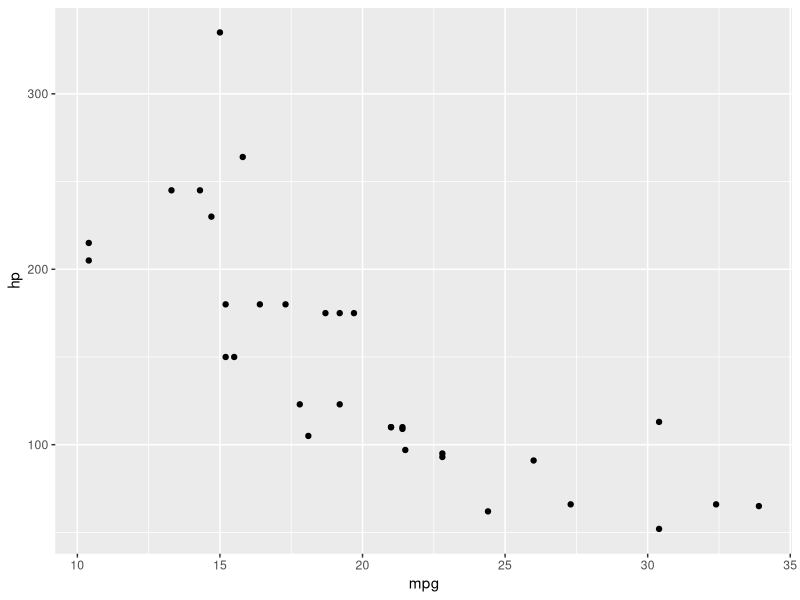
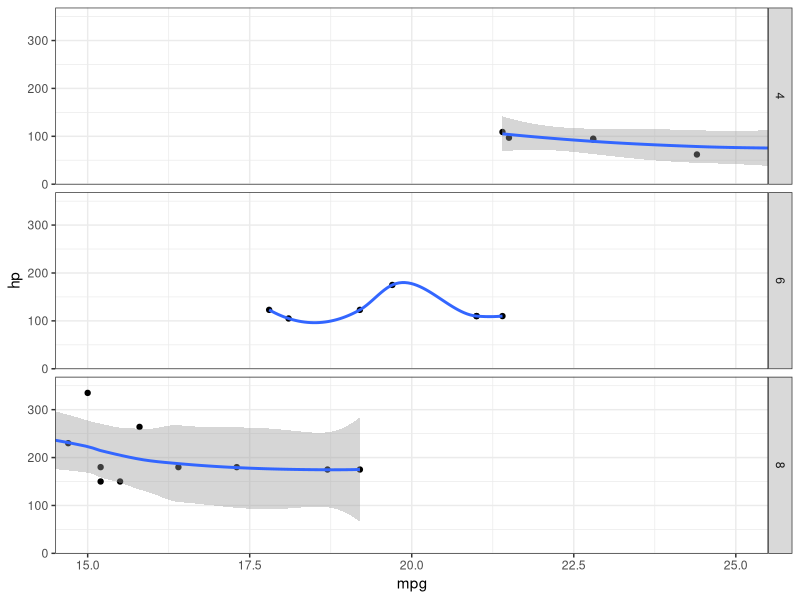
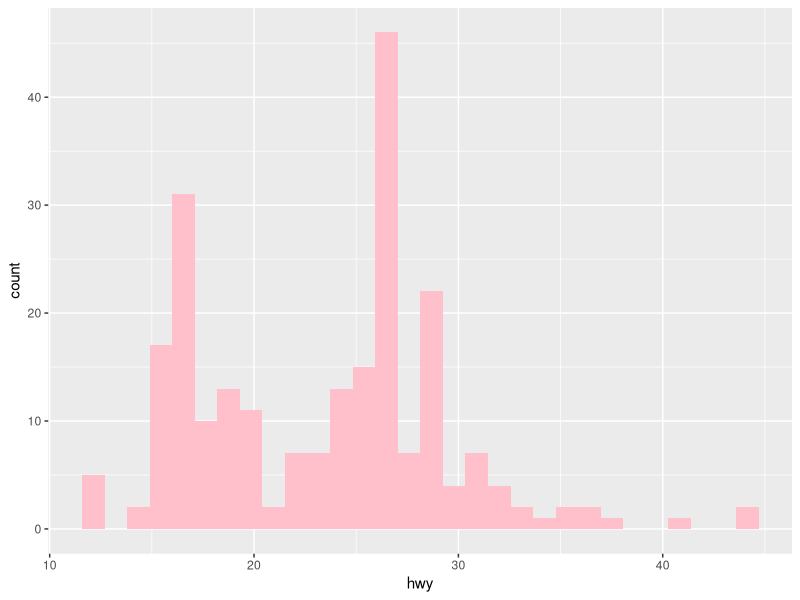
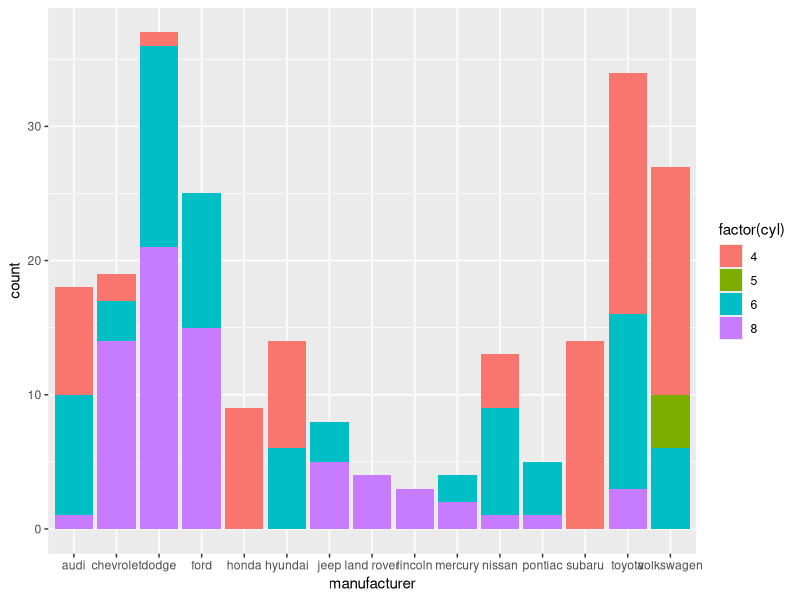

These figures' R source, in order:
install.packages('ggplot2')
library(ggplot2)
install.packages('ggthemes')
library(ggthemes)

# 7 Total Possible Layers of Data Visualization

# 3 MAIN layers of data visualization with ggplot2:
# Primary Layers: Data, Aesthetics, Geometries
p <- ggplot(mtcars) # data: from which to draw things
p <- p + aes(x=mpg,y=hp) # aesthetics: the look & feel of the background graph "paper"
p <- p + geom_point() # geometry: the specific look & feel of what to draw
p

# 4 Optional Layers
# Tertiary Layers: Facets, Statistics, Coordinates
p <- p + facet_grid(cyl~ .) # Facet grid
p <- p + stat_smooth() # Statistics
p <- p + coord_cartesian(xlim=c(15,25)) # Coordinates: ratio & limits of x/y axes
p <- p + theme_bw() # Theme
p


head(mpg)

pl <- ggplot(mpg,aes(x=hwy))
pl + geom_histogram(fill='pink')

bp <- ggplot(mpg, aes(x=manufacturer))
bp + geom_bar(aes(fill=factor(cyl)))
